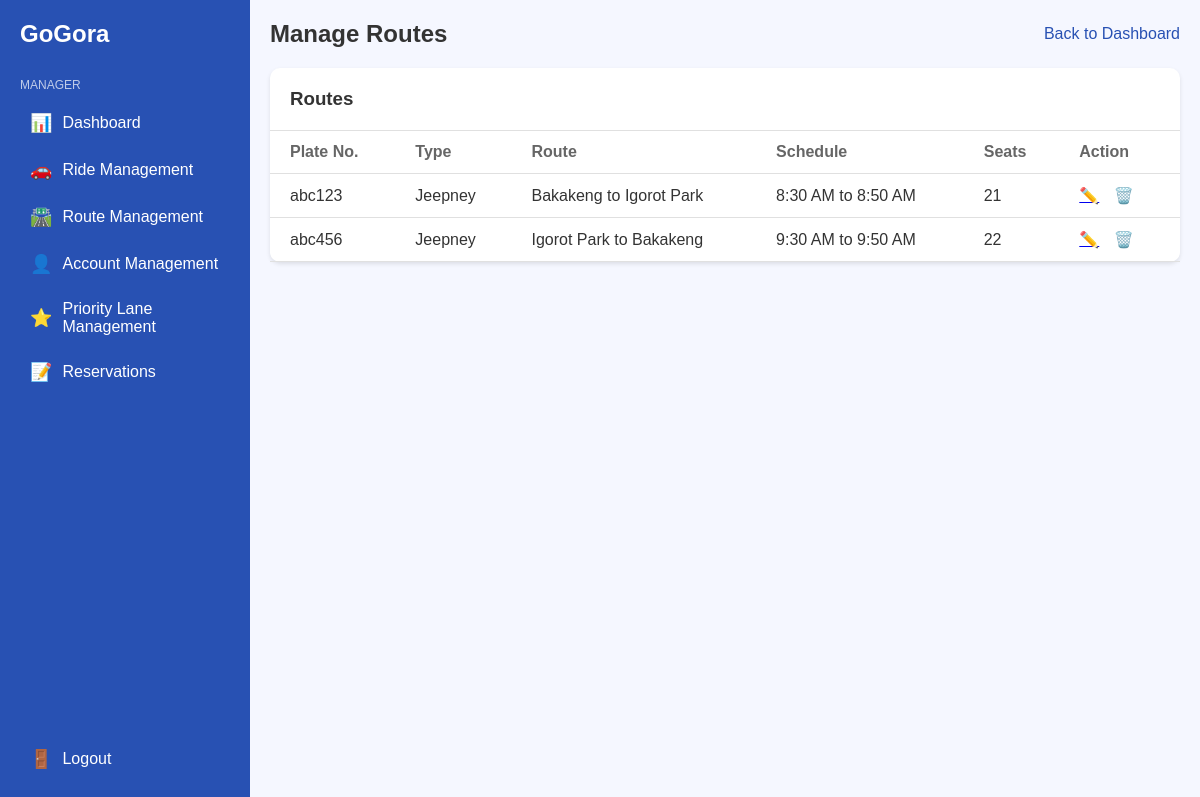
Page /view/manager/route.php on the earlier database version.
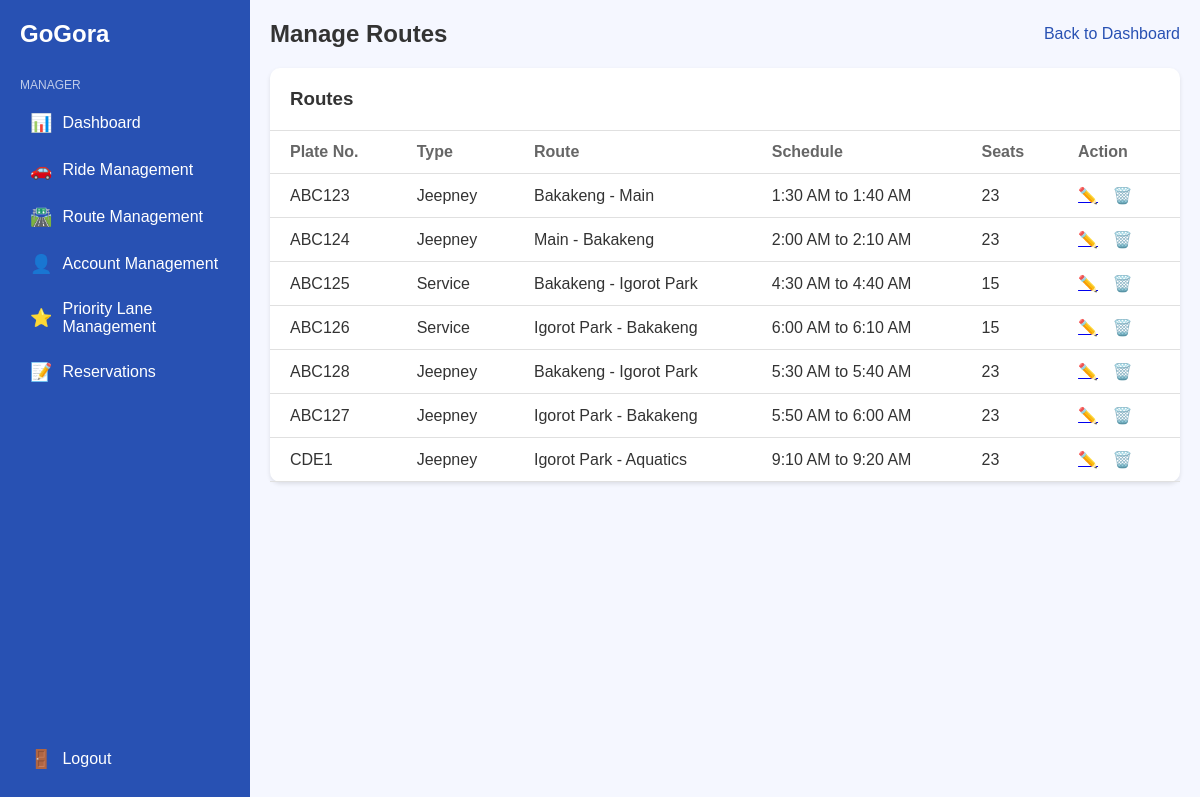
Same page on the later database version.
### tables this page shows
CREATE TABLE `rides` (
  `ride_id` int(11) NOT NULL,
  `plate_number` varchar(6) NOT NULL,
  `route` varchar(45) NOT NULL,
  `time` datetime NOT NULL,
  `seats_available` int(11) NOT NULL,
  `ride_type` enum('Jeepney','Service') NOT NULL,
  `departure` datetime NOT NULL,
  `capacity` int(11) NOT NULL,
  `queue` int(11) NOT NULL
);

### view/manager/route.php (the view, shortened to what this page needs)
<!-- <?php
include($_SERVER['DOCUMENT_ROOT'] . '/control/includes/db.php');
$ridesQuery = "SELECT ride_id, plate_number, ride_type, route, time, seats_available, departure FROM rides";
$ridesResult = mysqli_query($conn, $ridesQuery);
?> -->
<!DOCTYPE html>
<html lang="en">
<head>
    <link rel="stylesheet" href="../manager/css/styles.css">
</head>
<body>
    <div class="container">
        <nav class="sidebar">
            <div class="logo">
                <h1>GoGora</h1>
            </div>
            <div class="nav-title">MANAGER</div>
            <ul>
                <li><a href="../manager/dashboard.php"><span class="icon">📊</span> Dashboard</a></li>
                <li><a href="../manager/ride.php"><span class="icon">🚗</span> Ride Management</a></li>
                <li><a href="../manager/route.php"><span class="icon">🛣️</span> Route Management</a></li>
                <li><a href="../manager/account.php"><span class="icon">👤</span> Account Management</a></li>
                <li><a href="../manager/priority.php"><span class="icon">⭐</span> Priority Lane Management</a></li>
                <li><a href="../manager/reservations.php"><span class="icon">📝</span> Reservations</a></li>
            </ul>
            <div class="logout">
                <a href="#"><span class="icon">🚪</span> Logout</a>
            </div>
        </nav>
        <main class="content">
            <header>
                <h2>Manage Routes</h2>
                <a href="../manager/dashboard.php" class="back-link">Back to Dashboard</a>
            </header>
            <section class="accounts">
                <div class="section-header">
                    <h3>Routes</h3>
                </div>
                <table>
                    <thead>
                        <tr>
                            <th>Plate No.</th>
                            <th>Type</th>
                            <th>Route</th>
                            <th>Schedule</th>
                            <th>Seats</th>
                            <th>Action</th>
                        </tr>
                    </thead>
                    <tbody>
                        <?php while ($ride = mysqli_fetch_assoc($ridesResult)): ?>
                            <tr>
                                <td><?= htmlspecialchars($ride['plate_number']) ?></td>
                                <td><?= htmlspecialchars($ride['ride_type']) ?></td>
                                <td><?= htmlspecialchars($ride['route']) ?></td>
                                <td><?= htmlspecialchars(date('g:i A', strtotime($ride['time'])) . ' to ' . date('g:i A', strtotime($ride['departure']))) ?></td>
                                <td><?= htmlspecialchars($ride['seats_available']) ?></td>
                                <td>
                                    <button class="action-btn edit"><a href="updateRoute.php?ride_id=<?= $ride['ride_id'] ?>">✏️</a></button>
                                    <button class="action-btn delete" onclick="deleteRide(<?= $ride['ride_id'] ?>)">🗑️</button>
                                </td>
                            </tr>
                        <?php endwhile; ?>
                    </tbody>
                </table>
            </section>
        </main>
    </div>
</body>
</html>

Differences in the rows shown:
changed rides: plate_number "abc123" → "ABC123"; route "Bakakeng to Igorot Park" → "Bakakeng - Main"; time+departure "8:30 AM to 8:50 AM" → "1:30 AM to 1:40 AM"; seats_available "21" → "23"
changed rides: plate_number "abc456" → "ABC124"; route "Igorot Park to Bakakeng" → "Main - Bakakeng"; time+departure "9:30 AM to 9:50 AM" → "2:00 AM to 2:10 AM"; seats_available "22" → "23"
added rides: plate_number "ABC125", ride_type "Service", route "Bakakeng - Igorot Park", time+departure "4:30 AM to 4:40 AM", seats_available "15"
added rides: plate_number "ABC126", ride_type "Service", route "Igorot Park - Bakakeng", time+departure "6:00 AM to 6:10 AM", seats_available "15"
added rides: plate_number "ABC128", ride_type "Jeepney", route "Bakakeng - Igorot Park", time+departure "5:30 AM to 5:40 AM", seats_available "23"
added rides: plate_number "ABC127", ride_type "Jeepney", route "Igorot Park - Bakakeng", time+departure "5:50 AM to 6:00 AM", seats_available "23"
added rides: plate_number "CDE1", ride_type "Jeepney", route "Igorot Park - Aquatics", time+departure "9:10 AM to 9:20 AM", seats_available "23"
